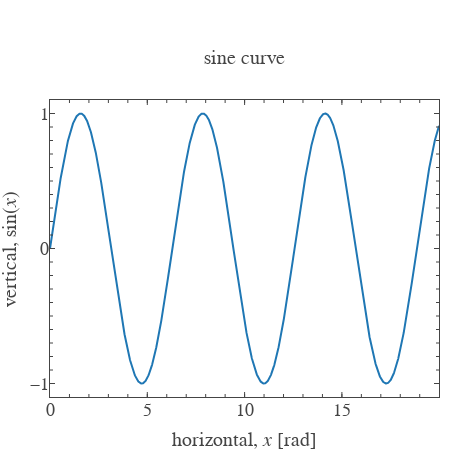

Notebook code for this chart:
### Code cell
plt.show(scatter_list)

### Figure 1 — Plotly figure (JSON) as saved in the notebook; plotly's stock layout.template omitted (floating-point values rounded to 4 significant figures; data arrays with more than 128 entries replaced by an {"elided": "..."} marker saying what was removed)
{"data": [{"type": "scatter", "uid": "a8f5fb60-fa06-4576-9fd1-6ffd217981dc", "x": {"elided": "2000 float values"}, "y": {"elided": "2000 float values"}}, {"type": "scatter", "uid": "6d896563-e7ef-427b-91c4-784de737a85c", "visible": false, "xaxis": "x101", "yaxis": "y101"}, {"type": "scatter", "uid": "bec5d014-6ffe-4126-a834-758c37634775", "visible": false, "xaxis": "x201", "yaxis": "y201"}], "layout": {"annotations": [{"font": {"family": "Arial", "size": 20}, "name": "title", "showarrow": false, "text": "sine curve", "x": 0.5, "xanchor": "center", "xref": "paper", "y": 1, "yanchor": "bottom", "yref": "paper", "yshift": 30}], "font": {"family": "Arial", "size": 18}, "height": 450, "margin": {"b": 10, "l": 10, "r": 10}, "titlefont": {"family": "Arial", "size": 20}, "width": 450, "xaxis": {"automargin": true, "dtick": 5, "hoverformat": ".f", "range": [0, 19.99], "showgrid": false, "showline": false, "showticklabels": true, "ticklen": 5, "ticks": "inside", "title": "horizontal, <i>x</i> [rad]", "titlefont": {"family": "Arial", "size": 20}, "zeroline": false}, "xaxis101": {"anchor": "y", "automargin": true, "dtick": 5, "overlaying": "x", "range": [0, 19.99], "scaleanchor": "x", "showgrid": false, "showline": false, "showticklabels": false, "side": "top", "ticklen": 5, "ticks": "inside", "zeroline": false}, "xaxis201": {"anchor": "y", "automargin": true, "dtick": 1, "mirror": "ticks", "overlaying": "x", "range": [0, 19.99], "scaleanchor": "x", "showgrid": false, "showline": true, "showticklabels": false, "ticklen": 3, "ticks": "inside", "zeroline": false}, "yaxis": {"automargin": true, "dtick": 1, "hoverformat": ".f", "range": [-1.1, 1.1], "showgrid": false, "showline": false, "showticklabels": true, "ticklen": 5, "ticks": "inside", "title": "vertical, <i></i>sin<i></i>(<i>x</i>)<i></i>", "titlefont": {"family": "Arial", "size": 20}, "zeroline": false}, "yaxis101": {"anchor": "x", "automargin": true, "dtick": 1, "overlaying": "y", "range": [-1.1, 1.1], "scaleanchor": "y", "showgrid": false, "showline": false, "showticklabels": false, "side": "right", "ticklen": 5, "ticks": "inside", "zeroline": false}, "yaxis201": {"anchor": "x", "automargin": true, "dtick": 0.1, "mirror": "ticks", "overlaying": "y", "range": [-1.1, 1.1], "scaleanchor": "y", "showgrid": false, "showline": true, "showticklabels": false, "ticklen": 3, "ticks": "inside", "zeroline": false}}}
